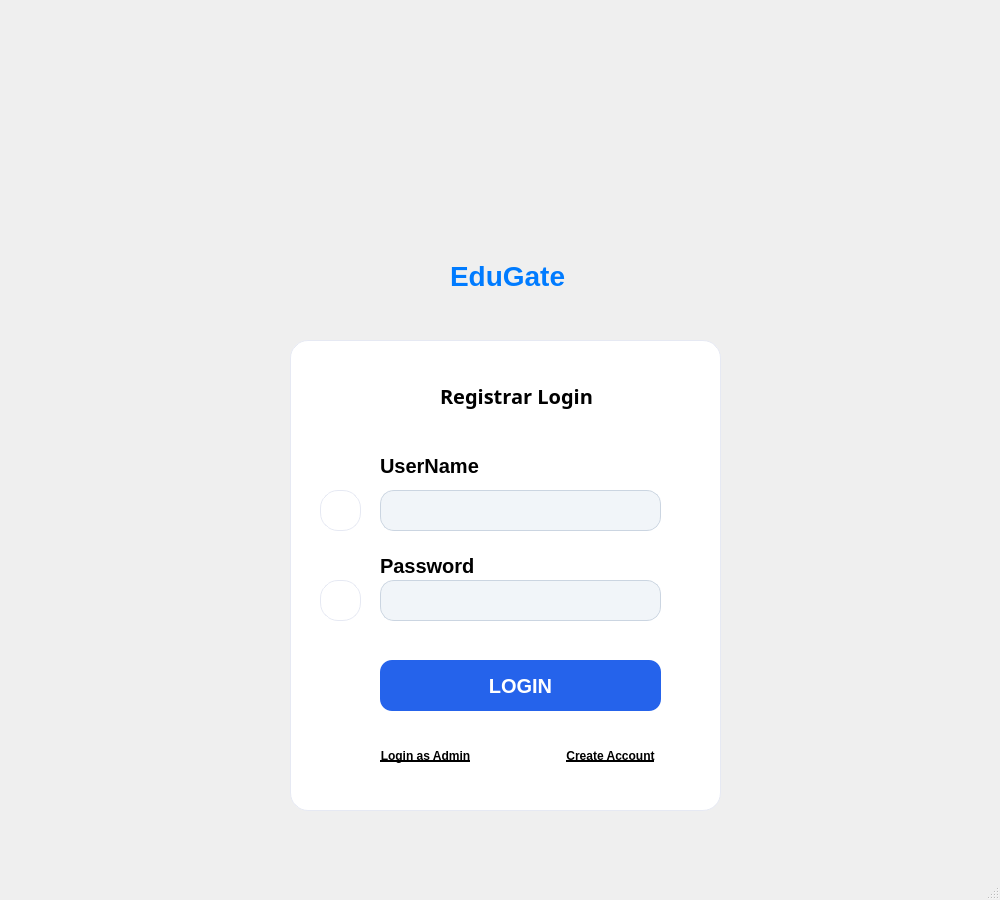
<?xml version="1.0" encoding="UTF-8"?>
<ui version="4.0">
 <class>MainWindow</class>
 <widget class="QMainWindow" name="MainWindow">
  <property name="enabled">
   <bool>true</bool>
  </property>
  <property name="geometry">
   <rect>
    <x>0</x>
    <y>0</y>
    <width>1000</width>
    <height>900</height>
   </rect>
  </property>
  <property name="sizePolicy">
   <sizepolicy hsizetype="Fixed" vsizetype="Fixed">
    <horstretch>0</horstretch>
    <verstretch>0</verstretch>
   </sizepolicy>
  </property>
  <property name="minimumSize">
   <size>
    <width>1000</width>
    <height>900</height>
   </size>
  </property>
  <property name="maximumSize">
   <size>
    <width>1000</width>
    <height>900</height>
   </size>
  </property>
  <property name="windowTitle">
   <string>MainWindow</string>
  </property>
  <property name="layoutDirection">
   <enum>Qt::LeftToRight</enum>
  </property>
  <property name="styleSheet">
   <string notr="true">#centralwidget {
    background-color: qlineargradient(
        spread:pad, x1:0, y1:0, x2:0, y2:1,
        stop:0 #eaf3ff,
        stop:1 #d3e8ff
    );
}</string>
  </property>
  <widget class="QWidget" name="centralwidget">
   <widget class="QFrame" name="frame">
    <property name="geometry">
     <rect>
      <x>290</x>
      <y>340</y>
      <width>431</width>
      <height>471</height>
     </rect>
    </property>
    <property name="sizePolicy">
     <sizepolicy hsizetype="Fixed" vsizetype="Fixed">
      <horstretch>0</horstretch>
      <verstretch>0</verstretch>
     </sizepolicy>
    </property>
    <property name="layoutDirection">
     <enum>Qt::LeftToRight</enum>
    </property>
    <property name="autoFillBackground">
     <bool>false</bool>
    </property>
    <property name="styleSheet">
     <string notr="true">QFrame {
    background: #ffffff;
    border: 1px solid #e6e9f3;
    border-radius: 18px;
}</string>
    </property>
    <property name="frameShape">
     <enum>QFrame::StyledPanel</enum>
    </property>
    <property name="frameShadow">
     <enum>QFrame::Raised</enum>
    </property>
    <widget class="QLabel" name="label">
     <property name="geometry">
      <rect>
       <x>90</x>
       <y>110</y>
       <width>131</width>
       <height>31</height>
      </rect>
     </property>
     <property name="styleSheet">
      <string notr="true">QLabel {
    background-color: transparent;  /* make background see-through */
    border: none;                   /* remove any border/frame */
    color: #000000;                 /* text color */
    font-size: 20px;                /* make text bigger */
    font-weight: bold;              /* optional: make text bold */
    font-family: &quot;Segoe UI&quot;, Arial, sans-serif; /* optional: nicer font */
}</string>
     </property>
     <property name="text">
      <string>UserName</string>
     </property>
    </widget>
    <widget class="QLabel" name="label_2">
     <property name="geometry">
      <rect>
       <x>90</x>
       <y>210</y>
       <width>131</width>
       <height>31</height>
      </rect>
     </property>
     <property name="styleSheet">
      <string notr="true">QLabel {
    background-color: transparent;  /* make background see-through */
    border: none;                   /* remove any border/frame */
    color: #000000;                 /* text color */
    font-size: 20px;                /* make text bigger */
    font-weight: bold;              /* optional: make text bold */
    font-family: &quot;Segoe UI&quot;, Arial, sans-serif; /* optional: nicer font */
}</string>
     </property>
     <property name="text">
      <string>Password</string>
     </property>
    </widget>
    <widget class="QLabel" name="label_3">
     <property name="geometry">
      <rect>
       <x>150</x>
       <y>40</y>
       <width>161</width>
       <height>31</height>
      </rect>
     </property>
     <property name="font">
      <font>
       <family>Segoe UI,Arial,sans-serif</family>
       <pointsize>-1</pointsize>
       <weight>75</weight>
       <bold>true</bold>
      </font>
     </property>
     <property name="styleSheet">
      <string notr="true">QLabel {
    background-color: transparent;  /* make background see-through */
    border: none;                   /* remove any border/frame */
    color: #000000;                 /* text color */
    font-size: 20px;                /* make text bigger */
    font-weight: bold;              /* optional: make text bold */
    font-family: &quot;Segoe UI&quot;, Arial, sans-serif; /* optional: nicer font */
}</string>
     </property>
     <property name="text">
      <string>Registrar Login</string>
     </property>
    </widget>
    <widget class="QPushButton" name="btnLogin">
     <property name="geometry">
      <rect>
       <x>90</x>
       <y>320</y>
       <width>281</width>
       <height>51</height>
      </rect>
     </property>
     <property name="palette">
      <palette>
       <active>
        <colorrole role="WindowText">
         <brush brushstyle="SolidPattern">
          <color alpha="255">
           <red>255</red>
           <green>255</green>
           <blue>255</blue>
          </color>
         </brush>
        </colorrole>
        <colorrole role="Button">
         <brush brushstyle="SolidPattern">
          <color alpha="255">
           <red>37</red>
           <green>99</green>
           <blue>235</blue>
          </color>
         </brush>
        </colorrole>
        <colorrole role="Text">
         <brush brushstyle="SolidPattern">
          <color alpha="255">
           <red>255</red>
           <green>255</green>
           <blue>255</blue>
          </color>
         </brush>
        </colorrole>
        <colorrole role="ButtonText">
         <brush brushstyle="SolidPattern">
          <color alpha="255">
           <red>255</red>
           <green>255</green>
           <blue>255</blue>
          </color>
         </brush>
        </colorrole>
        <colorrole role="Base">
         <brush brushstyle="SolidPattern">
          <color alpha="255">
           <red>37</red>
           <green>99</green>
           <blue>235</blue>
          </color>
         </brush>
        </colorrole>
        <colorrole role="Window">
         <brush brushstyle="SolidPattern">
          <color alpha="255">
           <red>37</red>
           <green>99</green>
           <blue>235</blue>
          </color>
         </brush>
        </colorrole>
       </active>
       <inactive>
        <colorrole role="WindowText">
         <brush brushstyle="SolidPattern">
          <color alpha="255">
           <red>255</red>
           <green>255</green>
           <blue>255</blue>
          </color>
         </brush>
        </colorrole>
        <colorrole role="Button">
         <brush brushstyle="SolidPattern">
          <color alpha="255">
           <red>37</red>
           <green>99</green>
           <blue>235</blue>
          </color>
         </brush>
        </colorrole>
        <colorrole role="Text">
         <brush brushstyle="SolidPattern">
          <color alpha="255">
           <red>255</red>
           <green>255</green>
           <blue>255</blue>
          </color>
         </brush>
        </colorrole>
        <colorrole role="ButtonText">
         <brush brushstyle="SolidPattern">
          <color alpha="255">
           <red>255</red>
           <green>255</green>
           <blue>255</blue>
          </color>
         </brush>
        </colorrole>
        <colorrole role="Base">
         <brush brushstyle="SolidPattern">
          <color alpha="255">
           <red>37</red>
           <green>99</green>
           <blue>235</blue>
          </color>
         </brush>
        </colorrole>
        <colorrole role="Window">
         <brush brushstyle="SolidPattern">
          <color alpha="255">
           <red>37</red>
           <green>99</green>
           <blue>235</blue>
          </color>
         </brush>
        </colorrole>
       </inactive>
       <disabled>
        <colorrole role="WindowText">
         <brush brushstyle="SolidPattern">
          <color alpha="255">
           <red>229</red>
           <green>231</green>
           <blue>235</blue>
          </color>
         </brush>
        </colorrole>
        <colorrole role="Button">
         <brush brushstyle="SolidPattern">
          <color alpha="255">
           <red>147</red>
           <green>197</green>
           <blue>253</blue>
          </color>
         </brush>
        </colorrole>
        <colorrole role="Text">
         <brush brushstyle="SolidPattern">
          <color alpha="255">
           <red>229</red>
           <green>231</green>
           <blue>235</blue>
          </color>
         </brush>
        </colorrole>
        <colorrole role="ButtonText">
         <brush brushstyle="SolidPattern">
          <color alpha="255">
           <red>229</red>
           <green>231</green>
           <blue>235</blue>
          </color>
         </brush>
        </colorrole>
        <colorrole role="Base">
         <brush brushstyle="SolidPattern">
          <color alpha="255">
           <red>147</red>
           <green>197</green>
           <blue>253</blue>
          </color>
         </brush>
        </colorrole>
        <colorrole role="Window">
         <brush brushstyle="SolidPattern">
          <color alpha="255">
           <red>147</red>
           <green>197</green>
           <blue>253</blue>
          </color>
         </brush>
        </colorrole>
       </disabled>
      </palette>
     </property>
     <property name="font">
      <font>
       <family>Segoe UI</family>
       <pointsize>-1</pointsize>
       <weight>75</weight>
       <bold>true</bold>
      </font>
     </property>
     <property name="styleSheet">
      <string notr="true">QPushButton {
    background-color: #2563eb;     /* blue */
    color: #ffffff;
    border: none;
    border-radius: 12px;           /* smooth border */
    padding: 8px 18px;
    font-family: &quot;Segoe UI&quot;;
    font-size: 20px;
    font-weight: 600;
}

/* hover */
QPushButton:hover {
    background-color: #1d4ed8;
}

/* pressed */
QPushButton:pressed {
    background-color: #1e40af;
}

/* disabled */
QPushButton:disabled {
    background-color: #93c5fd;
    color: #e5e7eb;
}
</string>
     </property>
     <property name="text">
      <string>LOGIN</string>
     </property>
    </widget>
    <widget class="QLineEdit" name="lineEdit">
     <property name="geometry">
      <rect>
       <x>90</x>
       <y>150</y>
       <width>281</width>
       <height>41</height>
      </rect>
     </property>
     <property name="styleSheet">
      <string notr="true">QLineEdit {
    background-color: #f1f5f9;
    color: #0f172a;
    border: 1px solid #cbd5e1;
    border-radius: 14px;
    padding: 9px 12px;
}

QLineEdit:focus {
    border: 1px solid #2563eb;   /* blue focus */
    background-color: #ffffff;
}
</string>
     </property>
     <property name="text">
      <string/>
     </property>
    </widget>
    <widget class="QLineEdit" name="lineEdit_2">
     <property name="geometry">
      <rect>
       <x>90</x>
       <y>240</y>
       <width>281</width>
       <height>41</height>
      </rect>
     </property>
     <property name="styleSheet">
      <string notr="true">QLineEdit {
    background-color: #f1f5f9;
    color: #0f172a;
    border: 1px solid #cbd5e1;
    border-radius: 14px;
    padding: 9px 12px;
}

QLineEdit:focus {
    border: 1px solid #2563eb;   /* blue focus */
    background-color: #ffffff;
}
</string>
     </property>
     <property name="text">
      <string/>
     </property>
     <property name="echoMode">
      <enum>QLineEdit::Password</enum>
     </property>
    </widget>
    <widget class="QPushButton" name="btnLoginAsAdmin">
     <property name="geometry">
      <rect>
       <x>50</x>
       <y>390</y>
       <width>171</width>
       <height>51</height>
      </rect>
     </property>
     <property name="font">
      <font>
       <weight>75</weight>
       <bold>true</bold>
       <underline>true</underline>
      </font>
     </property>
     <property name="styleSheet">
      <string notr="true">QPushButton {
    background-color: transparent;
    border: none;
    color: black;
    font-weight: bold;   /* optional */
}

QPushButton:hover {
    text-decoration: underline;   /* optional */
}

QPushButton:pressed {
    color: #555;   /* slightly darker when pressed */
}
</string>
     </property>
     <property name="text">
      <string>Login as Admin</string>
     </property>
    </widget>
    <widget class="QLabel" name="label_6">
     <property name="geometry">
      <rect>
       <x>30</x>
       <y>150</y>
       <width>41</width>
       <height>41</height>
      </rect>
     </property>
     <property name="text">
      <string/>
     </property>
     <property name="pixmap">
      <pixmap>../../../Downloads/user.png</pixmap>
     </property>
     <property name="scaledContents">
      <bool>true</bool>
     </property>
    </widget>
    <widget class="QLabel" name="label_7">
     <property name="geometry">
      <rect>
       <x>30</x>
       <y>240</y>
       <width>41</width>
       <height>41</height>
      </rect>
     </property>
     <property name="text">
      <string/>
     </property>
     <property name="pixmap">
      <pixmap>../../../Downloads/lock.png</pixmap>
     </property>
     <property name="scaledContents">
      <bool>true</bool>
     </property>
    </widget>
    <widget class="QPushButton" name="btnCreateAccount">
     <property name="geometry">
      <rect>
       <x>240</x>
       <y>390</y>
       <width>161</width>
       <height>51</height>
      </rect>
     </property>
     <property name="font">
      <font>
       <weight>75</weight>
       <bold>true</bold>
       <underline>true</underline>
      </font>
     </property>
     <property name="styleSheet">
      <string notr="true">QPushButton {
    background-color: transparent;
    border: none;
    color: black;
    font-weight: bold;   /* optional */
}

QPushButton:hover {
    text-decoration: underline;   /* optional */
}

QPushButton:pressed {
    color: #555;   /* slightly darker when pressed */
}
</string>
     </property>
     <property name="text">
      <string>Create Account</string>
     </property>
    </widget>
    <widget class="QLabel" name="label_8">
     <property name="geometry">
      <rect>
       <x>340</x>
       <y>250</y>
       <width>21</width>
       <height>21</height>
      </rect>
     </property>
     <property name="styleSheet">
      <string notr="true">QLabel {
    border: none;
    background: transparent;
}
</string>
     </property>
     <property name="text">
      <string/>
     </property>
     <property name="pixmap">
      <pixmap>../../../Downloads/eye_visible_hide_hidden_show_icon_145988.png</pixmap>
     </property>
     <property name="scaledContents">
      <bool>true</bool>
     </property>
    </widget>
   </widget>
   <widget class="QLabel" name="label_4">
    <property name="geometry">
     <rect>
      <x>450</x>
      <y>250</y>
      <width>141</width>
      <height>51</height>
     </rect>
    </property>
    <property name="font">
     <font>
      <pointsize>-1</pointsize>
      <weight>75</weight>
      <bold>true</bold>
     </font>
    </property>
    <property name="autoFillBackground">
     <bool>false</bool>
    </property>
    <property name="styleSheet">
     <string notr="true">QLabel {
    color: #007BFF;        /* Blue text */
    font-size: 28px;       /* Bigger text */
    font-weight: bold;     /* Bold */
}
</string>
    </property>
    <property name="text">
     <string>EduGate</string>
    </property>
   </widget>
   <widget class="QLabel" name="label_5">
    <property name="geometry">
     <rect>
      <x>440</x>
      <y>120</y>
      <width>141</width>
      <height>121</height>
     </rect>
    </property>
    <property name="text">
     <string/>
    </property>
    <property name="pixmap">
     <pixmap>../../../Downloads/ChatGPT Image Dec 10, 2025, 02_26_54 PM.png</pixmap>
    </property>
    <property name="scaledContents">
     <bool>true</bool>
    </property>
   </widget>
  </widget>
  <widget class="QStatusBar" name="statusbar"/>
 </widget>
 <resources/>
 <connections/>
</ui>
